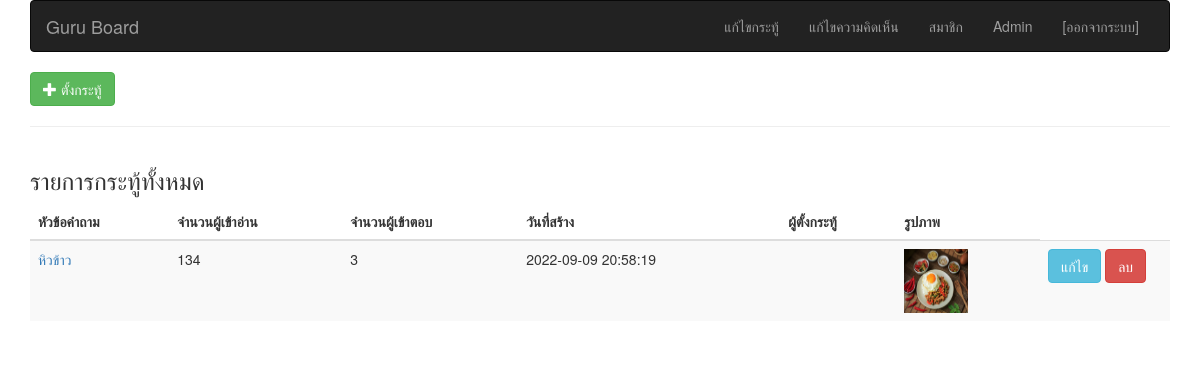
Page /admin_edit_index.php (signed in) on the committed database.
### tables this page shows
CREATE TABLE `question` (
  `qt_id` int(11) NOT NULL,
  `qt_title` varchar(255) NOT NULL,
  `qt_detail` text NOT NULL COMMENT 'รายละเอียด',
  `qt_view` int(11) DEFAULT 0 COMMENT 'จำนวนคนเข้าอ่าน',
  `qt_reply` int(11) DEFAULT 0 COMMENT 'จำนวนคนเข้าตอบ',
  `qt_created` datetime NOT NULL COMMENT 'วันที่สร้างข้อมุล',
  `m_id` int(11) NOT NULL,
  `qt_image` varchar(100) NOT NULL
);

### admin_edit_index.php (the view)
<?php
include 'include/header.php';
?>
<body>
    <div class="container">
        <div class="row">
            <div class="col-md-12">
                <?php include 'include/top_menu.php' ?>
            </div>
        </div>
        <div class="row">
            <div class="col-md-12">
                <a class="btn btn-success" href="question_add.php" role="button"><span class="glyphicon glyphicon-plus"></span> ตั้งกระทู้</a>
            </div>
        </div>
        <hr>
        <div class="row">
            <div class="col-md-12">
                <h3>รายการกระทู้ทั้งหมด</h3>
                <div class="table-responsive">
                    <table class="table table-striped">
                        <thead>
                            <tr>
                                <th>หัวข้อคำถาม</th>
                                <th>จำนวนผู้เข้าอ่าน</th>
                                <th>จำนวนผู้เข้าตอบ</th>
                                <th>วันที่สร้าง</th>
                                <th>ผู้ตั้งกระทู้</th>
                                <th>รูปภาพ</th>
                            </tr>
                        </thead>
                        <tbody>
                            <?php
                            $sql = $db_con->prepare("SELECT * FROM question LEFT JOIN member ON (question.m_id = member.m_id) ORDER BY question.qt_id DESC");
                            $sql->execute();
                            $result = $sql->fetchAll();
                            ?>
                            <tr>
                                <?php foreach ($result as $row) { ?>
                                    <td><a href="question_reply.php?qt_id=<?php echo $row['qt_id'] ?>"><?php echo $row['qt_title'] ?></a></td>
                                    <td><?php echo $row['qt_view'] ?></td>
                                    <td><?php echo $row['qt_reply'] ?></td>
                                    <td><?php echo $row['qt_created'] ?></td>
                                    <td><?php echo $row['m_name'] ?></td>
                                    <td><?php
										if ($row["qt_image"] != null) {
										?>
											<img src="uploads/image_qt/<?php echo $row['qt_image'] ?>" width="64" height="64">
										<?php
										}
										?></td>
                                    <td width="130">
											<a class="btn btn-info" href="question_edit.php?edit=<?php echo $row["qt_id"]; ?>" role="button">แก้ไข</a>
											<a class="btn btn-danger" href="index.php?del=<?php echo $row["qt_id"]; ?>" onclick="return confirm('ท่านต้องการลบใช่หรือไม่');" role="button">ลบ</a>
									</td>
                            </tr>
                        <?php } ?>
                        </tbody>
                    </table>
                </div>
            </div>
        </div>
    </div>
</body>
</html>

### rows in the picture
question: qt_title "หิวข้าว", qt_view "134", qt_reply "3", qt_created "2022-09-09 20:58:19", qt_image (picture)

### other values in the picture
$_SESSION["member_name"] "Admin"
